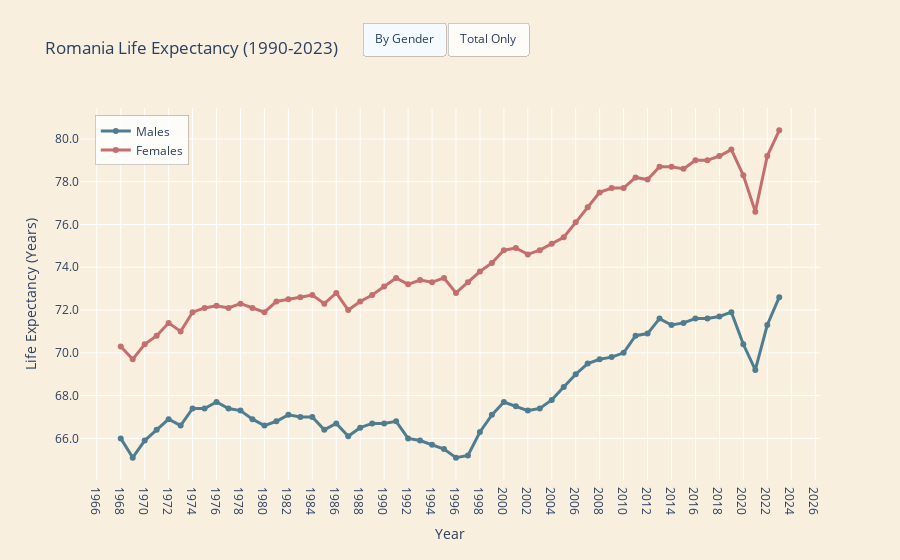

The cell this chart's notebook holds for it:
### Code cell
import pandas as pd  # Needed to read the Excel file
import plotly.graph_objects as go
import ipywidgets as widgets
from IPython.display import display

# Load the saved data
file_path = r'C:\Users\Svitlana\OneDrive\RoFacts\mvp\data\life_expectancy.xlsx'
df = pd.read_excel(file_path)

# Define colors matching your reference
color_background = '#F8EFDE'
color_male = '#4f7d8f'  # Blue for males
color_female = '#c46e6e'  # Red for females
color_total = '#46C07a'  # Green for total (using your wage color)

def create_life_expectancy_chart():
    """Create life expectancy chart with built-in toggle button"""
    
    fig = go.Figure()
    
    # Prepare data
    male_data = df[df['Sex'] == 'Males']
    female_data = df[df['Sex'] == 'Females']
    total_data = df[df['Sex'] == 'Total']
    
    # Add all traces (we'll control visibility with buttons)
    if not male_data.empty:
        fig.add_trace(go.Scatter(
            x=male_data['Year'], 
            y=male_data['Life_Expectancy'],
            mode='lines+markers',
            name='Males',
            line=dict(color=color_male, width=3),
            marker=dict(size=6),
            visible=True
        ))
    
    if not female_data.empty:
        fig.add_trace(go.Scatter(
            x=female_data['Year'], 
            y=female_data['Life_Expectancy'],
            mode='lines+markers',
            name='Females',
            line=dict(color=color_female, width=3),
            marker=dict(size=6),
            visible=True
        ))
    
    if not total_data.empty:
        fig.add_trace(go.Scatter(
            x=total_data['Year'], 
            y=total_data['Life_Expectancy'],
            mode='lines+markers',
            name='Total',
            line=dict(color=color_total, width=3),
            marker=dict(size=6),
            visible=False
        ))
    
    # Update layout with your styling and buttons
    fig.update_layout(
        title='Romania Life Expectancy (1968-2023)',
        xaxis_title='Year',
        yaxis_title='Life Expectancy (Years)',
        plot_bgcolor=color_background,
        paper_bgcolor=color_background,
        xaxis=dict(
            dtick=2  # Show every 2 years
        ),
        yaxis=dict(
            tickformat='.1f'  # One decimal place
        ),
        legend=dict(
            x=0.02,
            y=0.98,
            bgcolor='rgba(255,255,255,0.8)',
            bordercolor='rgba(0,0,0,0.2)',
            borderwidth=1
        ),
        hovermode='x unified',
        updatemenus=[
            dict(
                type="buttons",
                direction="left",
                buttons=list([
                    dict(
                        args=[{"visible": [True, True, False]}],
                        label="By Gender",
                        method="restyle"
                    ),
                    dict(
                        args=[{"visible": [False, False, True]}],
                        label="Total Only",
                        method="restyle"
                    )
                ]),
                pad={"r": 10, "t": 10},
                showactive=True,
                x=0.5,
                xanchor="center",
                y=1.2,
                yanchor="middle",
                bgcolor='rgba(255,255,255,0.8)',
                bordercolor='rgba(0,0,0,0.2)',
                borderwidth=1,
                font=dict(size=12)
            ),
        ]
    )
    
    return fig

# Create and display the chart
fig = create_life_expectancy_chart()
fig.show()

### Figure 1 — Plotly figure (JSON) as saved in the notebook; plotly's stock layout.template omitted (floating-point values rounded to 4 significant figures)
{"data": [{"line": {"color": "#4f7d8f", "width": 3}, "marker": {"size": 6}, "mode": "lines+markers", "name": "Males", "type": "scatter", "visible": true, "x": [1968, 1969, 1970, 1971, 1972, 1973, 1974, 1975, 1976, 1977, 1978, 1979, 1980, 1981, 1982, 1983, 1984, 1985, 1986, 1987, 1988, 1989, 1990, 1991, 1992, 1993, 1994, 1995, 1996, 1997, 1998, 1999, 2000, 2001, 2002, 2003, 2004, 2005, 2006, 2007, 2008, 2009, 2010, 2011, 2012, 2013, 2014, 2015, 2016, 2017, 2018, 2019, 2020, 2021, 2022, 2023], "y": [66, 65.1, 65.9, 66.4, 66.9, 66.6, 67.4, 67.4, 67.7, 67.4, 67.3, 66.9, 66.6, 66.8, 67.1, 67, 67, 66.4, 66.7, 66.1, 66.5, 66.7, 66.7, 66.8, 66, 65.9, 65.7, 65.5, 65.1, 65.2, 66.3, 67.1, 67.7, 67.5, 67.3, 67.4, 67.8, 68.4, 69, 69.5, 69.7, 69.8, 70, 70.8, 70.9, 71.6, 71.3, 71.4, 71.6, 71.6, 71.7, 71.9, 70.4, 69.2, 71.3, 72.6]}, {"line": {"color": "#c46e6e", "width": 3}, "marker": {"size": 6}, "mode": "lines+markers", "name": "Females", "type": "scatter", "visible": true, "x": [1968, 1969, 1970, 1971, 1972, 1973, 1974, 1975, 1976, 1977, 1978, 1979, 1980, 1981, 1982, 1983, 1984, 1985, 1986, 1987, 1988, 1989, 1990, 1991, 1992, 1993, 1994, 1995, 1996, 1997, 1998, 1999, 2000, 2001, 2002, 2003, 2004, 2005, 2006, 2007, 2008, 2009, 2010, 2011, 2012, 2013, 2014, 2015, 2016, 2017, 2018, 2019, 2020, 2021, 2022, 2023], "y": [70.3, 69.7, 70.4, 70.8, 71.4, 71, 71.9, 72.1, 72.2, 72.1, 72.3, 72.1, 71.9, 72.4, 72.5, 72.6, 72.7, 72.3, 72.8, 72, 72.4, 72.7, 73.1, 73.5, 73.2, 73.4, 73.3, 73.5, 72.8, 73.3, 73.8, 74.2, 74.8, 74.9, 74.6, 74.8, 75.1, 75.4, 76.1, 76.8, 77.5, 77.7, 77.7, 78.2, 78.1, 78.7, 78.7, 78.6, 79, 79, 79.2, 79.5, 78.3, 76.6, 79.2, 80.4]}, {"line": {"color": "#46C07a", "width": 3}, "marker": {"size": 6}, "mode": "lines+markers", "name": "Total", "type": "scatter", "visible": false, "x": [1968, 1969, 1970, 1971, 1972, 1973, 1974, 1975, 1976, 1977, 1978, 1979, 1980, 1981, 1982, 1983, 1984, 1985, 1986, 1987, 1988, 1989, 1990, 1991, 1992, 1993, 1994, 1995, 1996, 1997, 1998, 1999, 2000, 2001, 2002, 2003, 2004, 2005, 2006, 2007, 2008, 2009, 2010, 2011, 2012, 2013, 2014, 2015, 2016, 2017, 2018, 2019, 2020, 2021, 2022, 2023], "y": [68.2, 67.4, 68.2, 68.7, 69.2, 68.8, 69.7, 69.8, 70, 69.8, 69.8, 69.5, 69.2, 69.5, 69.8, 69.8, 69.8, 69.3, 69.7, 69, 69.4, 69.7, 69.9, 70.1, 69.5, 69.5, 69.4, 69.3, 68.8, 69.1, 69.9, 70.6, 71.2, 71.1, 70.9, 71, 71.4, 71.9, 72.5, 73.1, 73.5, 73.7, 73.7, 74.4, 74.4, 75.1, 75, 74.9, 75.2, 75.2, 75.3, 75.6, 74.2, 72.8, 75.1, 76.4]}], "layout": {"hovermode": "x unified", "legend": {"bgcolor": "rgba(255,255,255,0.8)", "bordercolor": "rgba(0,0,0,0.2)", "borderwidth": 1, "x": 0.02, "y": 0.98}, "paper_bgcolor": "#F8EFDE", "plot_bgcolor": "#F8EFDE", "title": {"text": "Romania Life Expectancy (1990-2023)"}, "updatemenus": [{"bgcolor": "rgba(255,255,255,0.8)", "bordercolor": "rgba(0,0,0,0.2)", "borderwidth": 1, "buttons": [{"args": [{"visible": [true, true, false]}], "label": "By Gender", "method": "restyle"}, {"args": [{"visible": [false, false, true]}], "label": "Total Only", "method": "restyle"}], "direction": "left", "font": {"size": 12}, "pad": {"r": 10, "t": 10}, "showactive": true, "type": "buttons", "x": 0.5, "xanchor": "center", "y": 1.2, "yanchor": "middle"}], "xaxis": {"dtick": 2, "title": {"text": "Year"}}, "yaxis": {"tickformat": ".1f", "title": {"text": "Life Expectancy (Years)"}}}}
